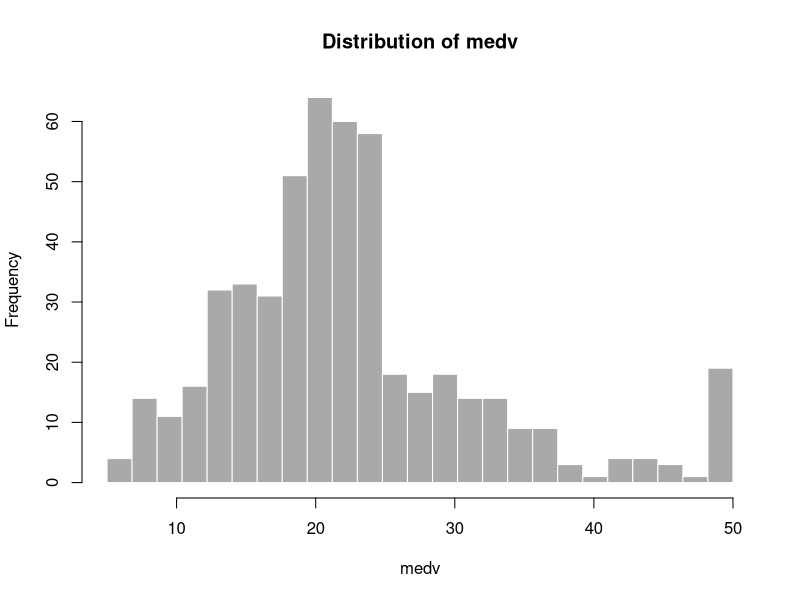
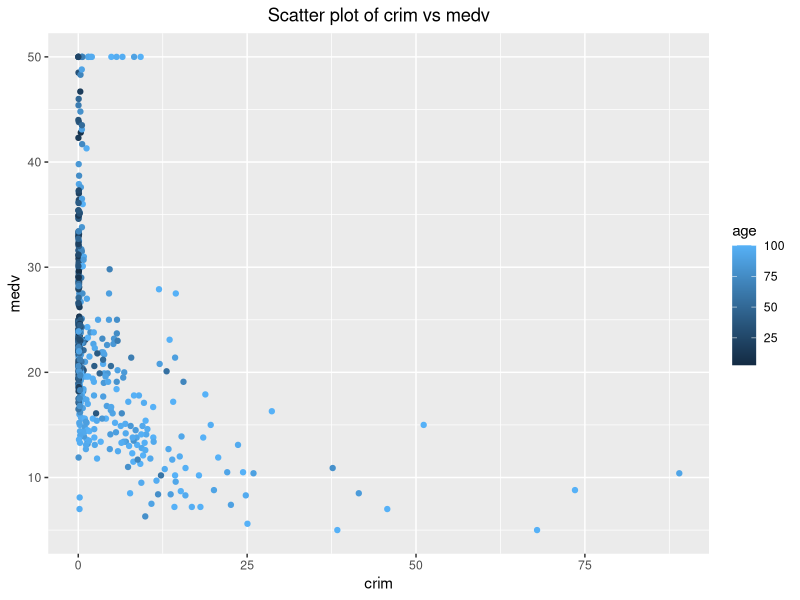

Generate these figures, in order, with R:
## ---- chunk 1
knitr::opts_chunk$set(echo = FALSE)
## ---- chunk 2
library(MASS)
summary(Boston)
## ---- chunk 3
inputVar <- 'medv'; inputBin <- 25; histVal <- Boston[, inputVar]
hist(histVal, breaks = seq(min(histVal), max(histVal), length.out = inputBin+1),
     xlab = inputVar, main = paste('Distribution of', inputVar),
     col = 'darkgray', border = 'white')
## ---- chunk 4
library(ggplot2)
scatX <- 'crim'; scatY <- 'medv'; scatC <- 'age'
ggplot(data = Boston, aes(x = crim, y = medv, color = age)) + 
      geom_point() + xlab(scatX) + ylab(scatY) + labs(colour = scatC) +
      ggtitle(paste('Scatter plot of', scatX, 'vs', scatY)) +
      theme(plot.title = element_text(hjust = 0.5))
